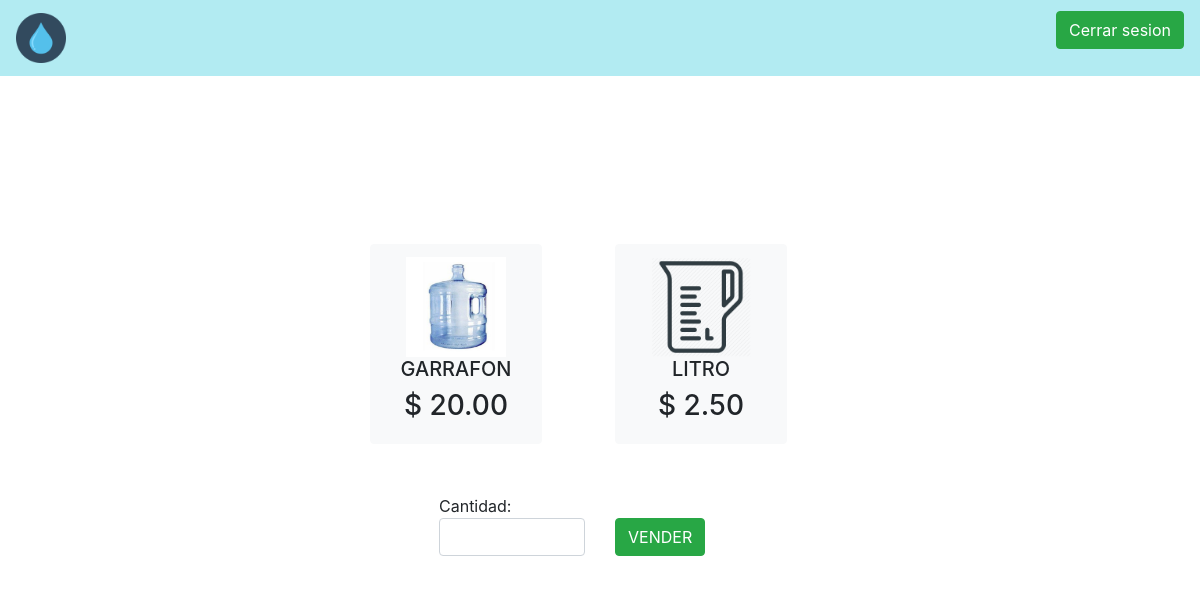
Before: /venta/ with the older database file.
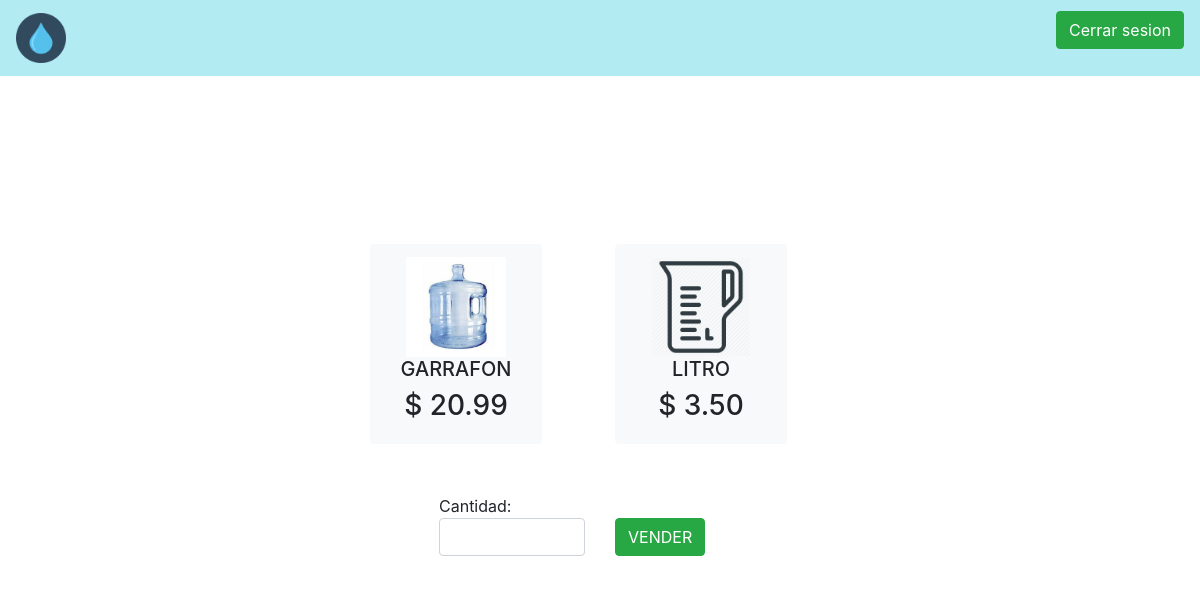
After: the same page with the newer database file.
### aqua_app/models.py (models this page shows, shortened)
class TipoVenta(models.Model):
    tipo=models.CharField(max_length=50)
    precio=models.DecimalField(max_digits=10, decimal_places=2)

### aqua_app/views.py (the view)
# urls.py: path('venta/',views.venta,name="venta"),
def venta(request):
    tipoVenta=TipoVenta.objects.all()
    return render(request,'venta.html',{'venta':tipoVenta})

### templates/venta.html (shortened to what this page needs)
{% extends 'base.html' %} {%block title%}Login{%endblock%} {%block content%}
<div ng-controller="ventaController">
<nav class="navbar navbar-light  justify-content-between light_primary_color">
    <a class="navbar-brand" href="/"><img src="{{baseUrl}}/img/water-drop.png" alt="" width="50px" height="50px"></a>
    <form class="form-inline">
        <button class="btn btn-success my-2 my-sm-0" style="float:right" type="button" ng-click="cerrar()">Cerrar sesion</button> </form>
</nav>
<div class="container" >
    <div class="row align-items-center panel-venta">
        <div class="col" style="background:#fff;padding: 10px;">
            <div class="row">
                <div class="col">
                    <button class="btn btn-light tipo-venta" ng-class="{'light_primary_color': tipo == 1}"
                        ng-click="tipo=1">
                        <img src="{{baseUrl}}/img/garrafon.jpg" alt="" width="100px" height="100px">
                        <br>
                        <h5>GARRAFON</h5>
                        <h3>$ {{venta.0.precio}}</h3>
                    </button>
                </div>
                <div class="col">
                    <button href="" class="btn btn-light tipo-venta" ng-class="{'light_primary_color': tipo == 2}"
                        ng-click="tipo=2">
                        <img src=" {{baseUrl}}/img/liter.png" alt="" width="100px" height="100px">
                        <br>
                        <h5>LITRO</h5>
                        <h3>$ {{venta.1.precio}}</h3>
                    </button>
                </div>
            </div>
            <div class="row" style="margin-top:50px; text-align: center">
                <div class="col">
                    <div class="form-group" style="text-align: left;width:70%;margin:0 auto;">
                        <label for="label">Cantidad:</label>
                        <div class="row">
                            <div class="col-6">
                                <input type="number" class="form-control " id="cantidad" ng-model="cantidad">
                            </div>
                            <div class="col-5">
                                <button class="btn btn-success" type="button"
                                    ng-click="mostrarResumen()">VENDER</button>
                            </div>
                        </div>
                    </div>
                </div>
            </div>
        </div>
    </div>
</div>
</div>
{%endblock%}

### templates/base.html (shortened to what this page needs)
{% load staticfiles %}
{% static "" as baseUrl %}
<html ng-app="app">
<head>
    <head>
        <link rel="stylesheet" href="https://stackpath.bootstrapcdn.com/bootstrap/4.3.1/css/bootstrap.min.css">
        <link rel="stylesheet" type="text/css" href="{{baseUrl}}/css/style.css?v=1.0.6">
    </head>
</head>
<body>
    {% block content %}{% endblock content %}
</body>
</html>

### static/css/style.css (style rules this page uses)
body { background-color:#FFFFFF; }
.panel-venta { width:40%; position: absolute; right: 0; top: 0; bottom: 0; left: 0; margin: auto; }
.tipo-venta { width: 80%; height: 200px; margin:0 auto; }
.light_primary_color { background:#B2EBF2; }
label { margin-bottom: 0 !important; }

Changed rows visible on the page:
changed TipoVenta (number 1 of 2 on the later page): precio "20.00" → "20.99"
changed TipoVenta (number 2 of 2 on the later page): precio "2.50" → "3.50"
